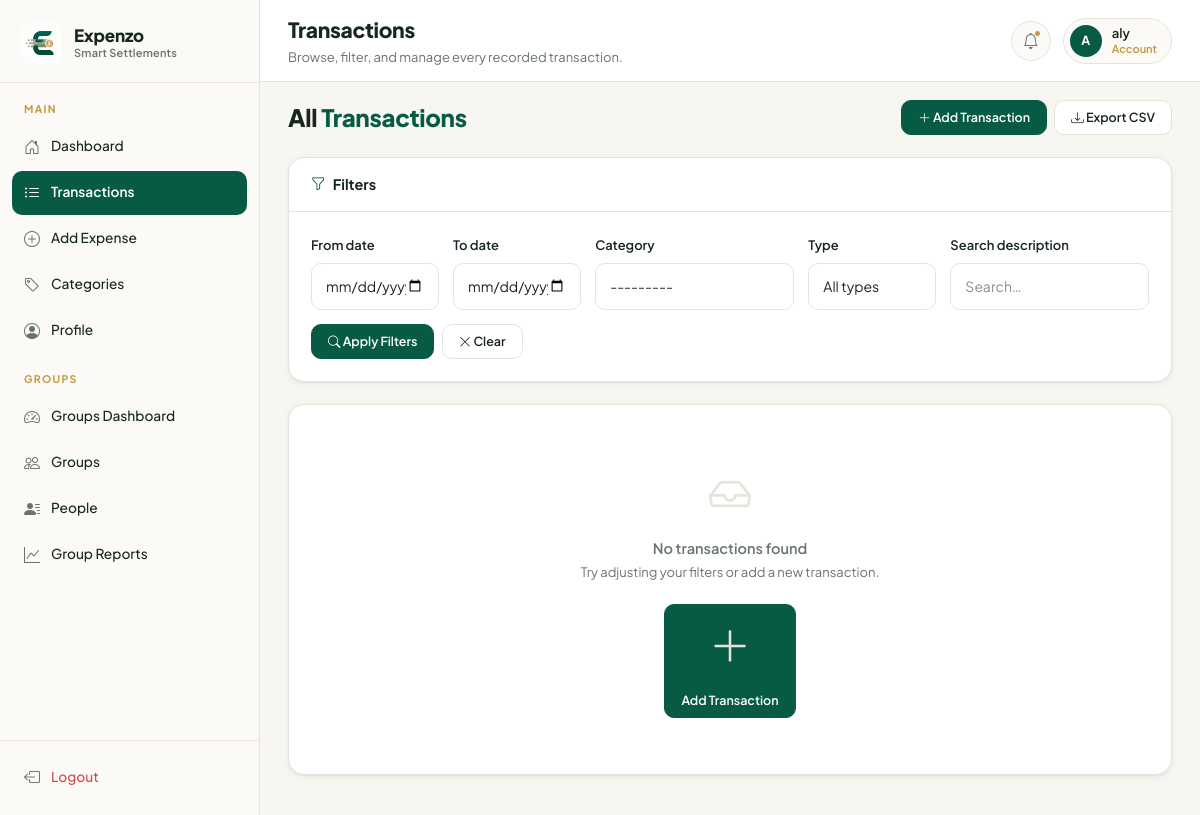
The app's page /transactions/ (signed in), older data.
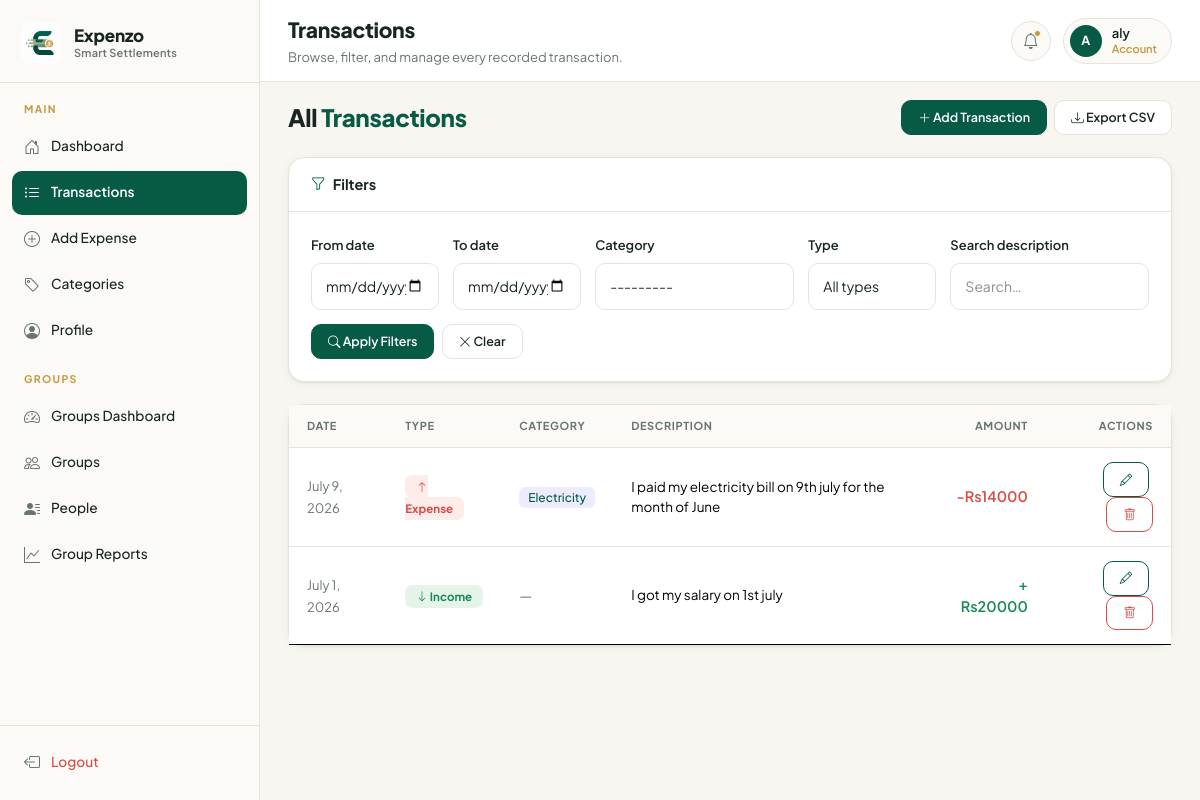
The same page, newer data.
### tracker/models.py (models this page shows, shortened)
class Transaction(models.Model):
    TRANSACTION_TYPE = (
        ('Income', 'Income'),
        ('Expense', 'Expense'),
    )
    user = models.ForeignKey(settings.AUTH_USER_MODEL, on_delete=models.CASCADE)
    category = models.ForeignKey(Category, on_delete=models.SET_NULL, null=True, blank=True)
    amount = models.DecimalField(max_digits=10, decimal_places=2)
    transaction_type = models.CharField(max_length=10, choices=TRANSACTION_TYPE)
    date = models.DateField()
    description = models.TextField(blank=True)
    class Meta:
        ordering = ['-date', '-id']

class Category(models.Model):
    user = models.ForeignKey(settings.AUTH_USER_MODEL, on_delete=models.CASCADE, related_name='categories', null=True)
    name = models.CharField(max_length=100)
    budget = models.DecimalField(
        max_digits=10, decimal_places=2,
        null=True, blank=True,
    )
    class Meta:
        unique_together = ('user', 'name')
    def __str__(self):
        return self.name

### tracker/views.py (the view)
# urls.py: path('transactions/', views.TransactionListView.as_view(), name='transaction_list'),
class TransactionListView(LoginRequiredMixin, FilterView):
    model = Transaction
    filterset_class = TransactionFilterSet
    template_name = 'transaction_list.html'
    paginate_by = 20
    context_object_name = 'transactions'
    def get_queryset(self):
        return Transaction.objects.filter(user=self.request.user)
    def get_filterset_kwargs(self, filterset_class):
        kwargs = super().get_filterset_kwargs(filterset_class)
        kwargs['request'] = self.request
        return kwargs
    def get_context_data(self, **kwargs):
        ctx = super().get_context_data(**kwargs)
        try:
            ctx['currency_symbol'] = self.request.user.profile.currency_symbol
        except UserProfile.DoesNotExist:
            ctx['currency_symbol'] = '$'
        return ctx

### tracker/models.py (called while the page is built)
    @property
    def currency_symbol(self):
        return self.CURRENCY_SYMBOLS.get(self.currency, '$')

### tracker/templates/transaction_list.html (shortened to what the changed rows need)
{% extends 'base.html' %}
{% block content %}
<div class="card">
  <div class="card-body p-0">
    {% if transactions %}
    <div class="table-responsive">
      <table class="table">
        <thead>
          <tr>
            <th>Date</th>
            <th>Type</th>
            <th>Category</th>
            <th>Description</th>
            <th class="text-end">Amount</th>
            <th class="text-end">Actions</th>
          </tr>
        </thead>
        <tbody>
          {% for tx in transactions %}
          <tr>
            <td>
              <span style="font-size: 13px; color: var(--clr-muted);">{{ tx.date }}</span>
            </td>
            <td>
              {% if tx.transaction_type == 'Income' %}
                <span class="badge-income"><i class="bi bi-arrow-down"></i> Income</span>
              {% else %}
                <span class="badge-expense"><i class="bi bi-arrow-up"></i> Expense</span>
              {% endif %}
            </td>
            <td>
              {% if tx.category %}
                <span style="background: rgba(108,99,255,.12); color: var(--clr-primary); border-radius: 6px; padding: 3px 9px; font-size: 12px; font-weight: 500;">{{ tx.category }}</span>
              {% else %}
                <span style="color: var(--clr-muted);">—</span>
              {% endif %}
            </td>
            <td style="font-size: 13.5px;">{{ tx.description|default:"—" }}</td>
            <td class="text-end" style="font-weight: 600;">
              <span style="color: {% if tx.transaction_type == 'Income' %}var(--clr-income){% else %}var(--clr-expense){% endif %}">
                {% if tx.transaction_type == 'Income' %}+{% else %}-{% endif %}{{ currency_symbol }}{{ tx.amount|floatformat:0 }}
              </span>
            </td>
            <td class="text-end">
              <a href="{% url 'edit_transaction' tx.pk %}" class="btn btn-outline-primary btn-sm me-1">
                <i class="bi bi-pencil"></i>
              </a>
              <a href="{% url 'delete_transaction' tx.pk %}" class="btn btn-outline-danger btn-sm">
                <i class="bi bi-trash"></i>
              </a>
            </td>
          </tr>
          {% endfor %}
        </tbody>
      </table>
    </div>
    {% else %}
    <div class="empty-state">
      <i class="bi bi-inbox"></i>
      <h6>No transactions found</h6>
      <p style="color: var(--clr-muted); font-size: 13px;">Try adjusting your filters or add a new transaction.</p>
      <a href="{% url 'add_transaction' %}" class="btn btn-primary btn-sm mt-2">
        <i class="bi bi-plus-lg"></i> Add Transaction
      </a>
    </div>
    {% endif %}
  </div>
</div>
{% endblock %}

Row changes from the older to the newer data that the page shows:
added Transaction: date "July 9, 2026", transaction_type "Expense" (drawn), category "Electricity", description "I paid my electricity bill on 9th july for the month of June", currency_symbol "₨", amount "14000"
added Transaction: date "July 1, 2026", transaction_type "Income" (drawn), description "I got my salary on 1st july", currency_symbol "₨", amount "20000"
Text that changed along with them:
text no longer shown: "No transactions found Try adjusting your filters or add a new transaction. Add Transaction"
text now shown: "DATE TYPE CATEGORY DESCRIPTION AMOUNT ACTIONS"
